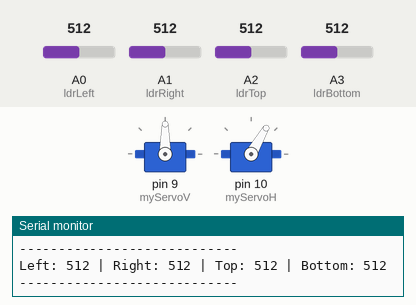
The sketch below on a simulated Arduino Uno, built with avr-gcc and run on an emulated ATmega328P. On the bench: 2 × servo, the last lines printed to the serial monitor. The test bench sets the inputs (shaded band); at power-on: A0 (ldrLeft) = 512, A2 (ldrTop) = 512, A1 (ldrRight) = 512, A3 (ldrBottom) = 512.

Above: at 1.4 s.
1.5 s: A0 (ldrLeft) set to 107
3.0 s: A0 (ldrLeft) set to 89
At 3.62 s:
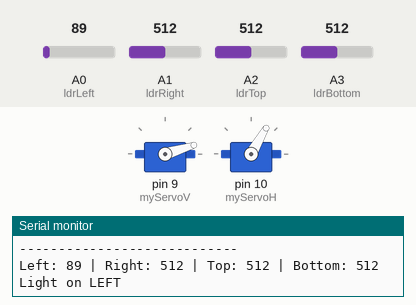
At 4.2 s:
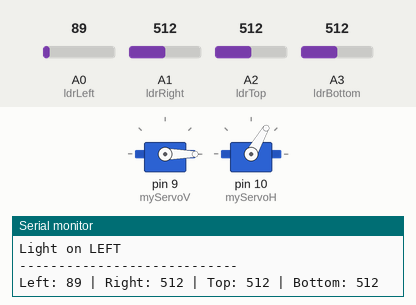
5.1 s: A2 (ldrTop) set to 107
6.6 s: A2 (ldrTop) set to 88
At 8.1 s:
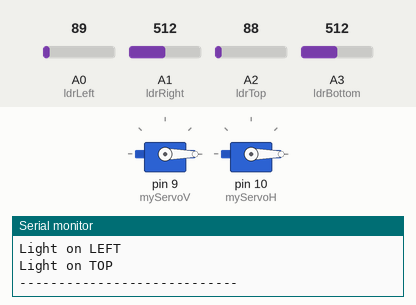
8.6 s: A1 (ldrRight) set to 105
10.1 s: A1 (ldrRight) set to 88
At 11.4 s:
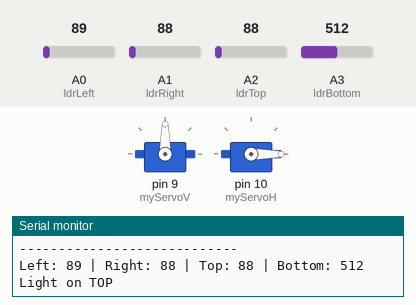
Timing chart, 0 to 13.1 s (numbered marks = the images above; inputs shaded):
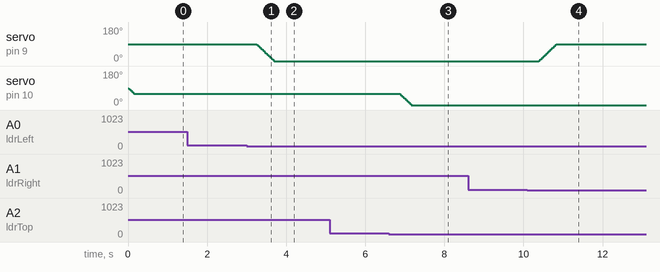

Measured:
- the behaviour switches between 100 and 99 on A0 (ldrLeft) (found by bisection; images 0 and 1)
- the behaviour switches between 100 and 99 on A2 (ldrTop) (found by bisection; images 2 and 3)
- the behaviour switches between 100 and 99 on A1 (ldrRight) (found by bisection; images 3 and 4)
- after the input at 3.0 s, servo on pin 9 (myServoV): moves from 90° to 0° over 0.46 s, starting after 0.24 s
- after the input at 6.6 s, servo on pin 10 (myServoH): moves from 60° to 0° over 0.30 s, starting after 0.26 s
- after the input at 10.1 s, servo on pin 9 (myServoV): moves from 0° to 90° over 0.46 s, starting after 0.29 s

The sketch:

solar_tracking.ino
```cpp
#include <Servo.h>

int ldrLeft = A0;    // Left LDR (vertical)
int ldrRight = A1;   // Right LDR (vertical)
int ldrTop = A2;     // Top LDR (horizontal)
int ldrBottom = A3;  // Bottom LDR (horizontal)

Servo myServoV; // Vertical movement
Servo myServoH; // Horizontal movement

int currentV = 90; // current vertical position
int currentH = 90; // current horizontal position

void setup() {
  Serial.begin(9600);
  myServoV.attach(9);   // Vertical servo
  myServoH.attach(10);  // Horizontal servo

  myServoV.write(currentV);
  myServoH.write(currentH);
}

void loop() {
  int leftValue = analogRead(ldrLeft);
  int rightValue = analogRead(ldrRight);
  int topValue = analogRead(ldrTop);
  int bottomValue = analogRead(ldrBottom);

  Serial.print("Left: "); Serial.print(leftValue);
  Serial.print(" | Right: "); Serial.print(rightValue);
  Serial.print(" | Top: "); Serial.print(topValue);
  Serial.print(" | Bottom: "); Serial.println(bottomValue);

  int targetV = 90;
  int targetH = 90;

  // Vertical control
  if (leftValue < 100 && rightValue >= 100) {
    Serial.println("Light on LEFT");
    targetV = 0;
  } else if (rightValue < 100 && leftValue >= 100) {
    Serial.println("Light on RIGHT");
    targetV = 180;
  } else {
    targetV = 90;
  }

  // Horizontal control (less movement)
  if (topValue < 100 && bottomValue >= 100) {
    Serial.println("Light on TOP");
    targetH = 0;
  } else if (bottomValue < 100 && topValue >= 100) {
    Serial.println("Light on BOTTOM");
    targetH = 120;
  } else {
    targetH = 60;
  }

  // Smooth vertical servo movement
  if (currentV < targetV) {
    for (int i = currentV; i <= targetV; i++) {
      myServoV.write(i);
      delay(5);
    }
  } else if (currentV > targetV) {
    for (int i = currentV; i >= targetV; i--) {
      myServoV.write(i);
      delay(5);
    }
  }

  // Smooth horizontal servo movement
  if (currentH < targetH) {
    for (int i = currentH; i <= targetH; i++) {
      myServoH.write(i);
      delay(5);
    }
  } else if (currentH > targetH) {
    for (int i = currentH; i >= targetH; i--) {
      myServoH.write(i);
      delay(5);
    }
  }

  currentV = targetV;
  currentH = targetH;

  Serial.println("----------------------------");
  delay(500);
}
```

sketch_may04a.ino
```cpp

```
